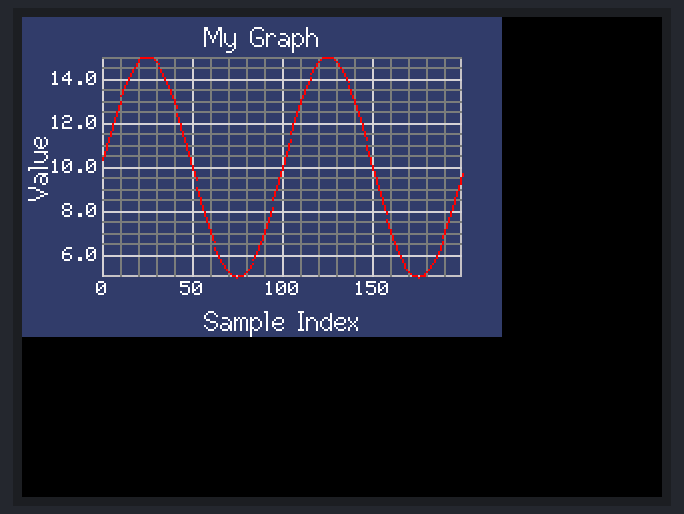
Simulated run of this sketch. Board: ESP32. On the bench: 320×240 colour display. Storage starts empty; what the sketch prints to the serial monitor is not drawn.

Above: at 1.5 s.
At 6.47 s:
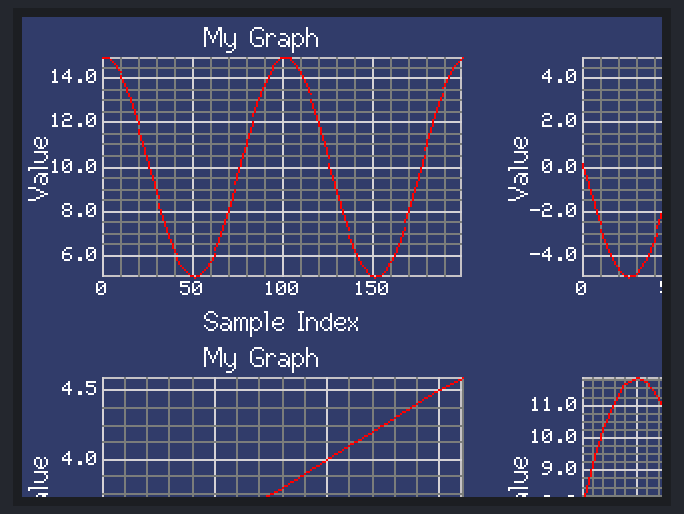
At 11.23 s:
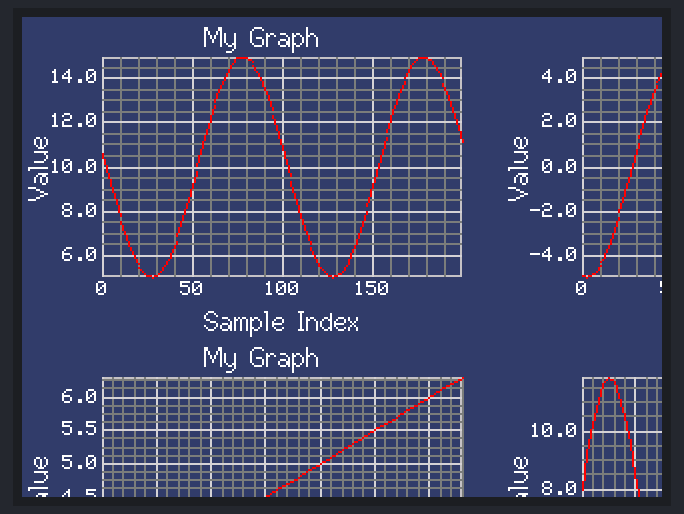
At 20.77 s:
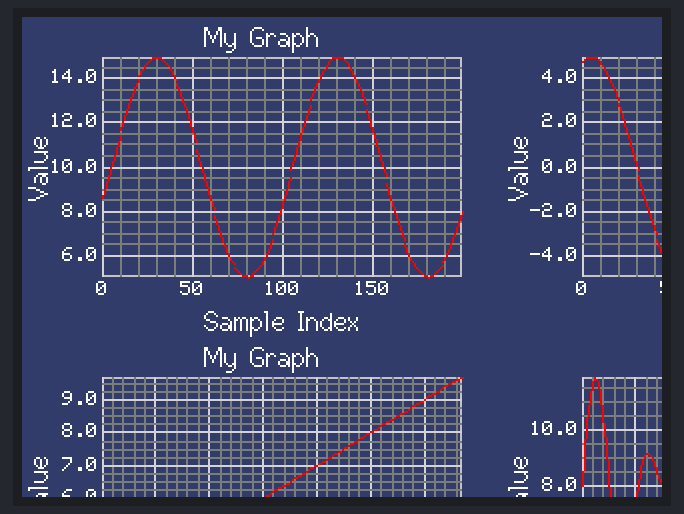
At 30.3 s:
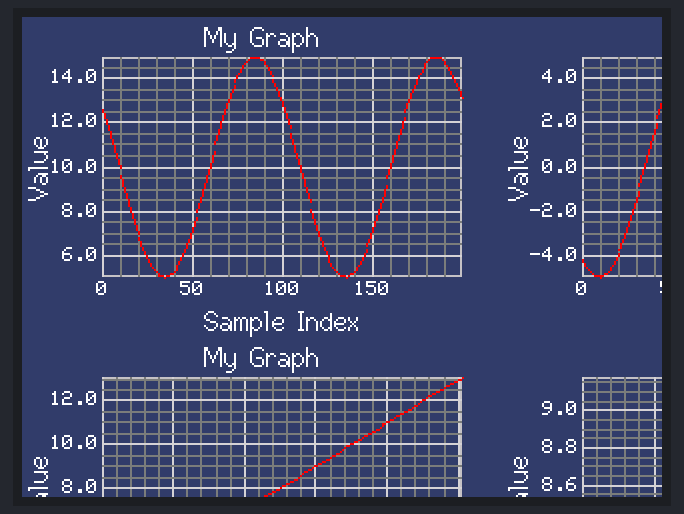
At 39.84 s:
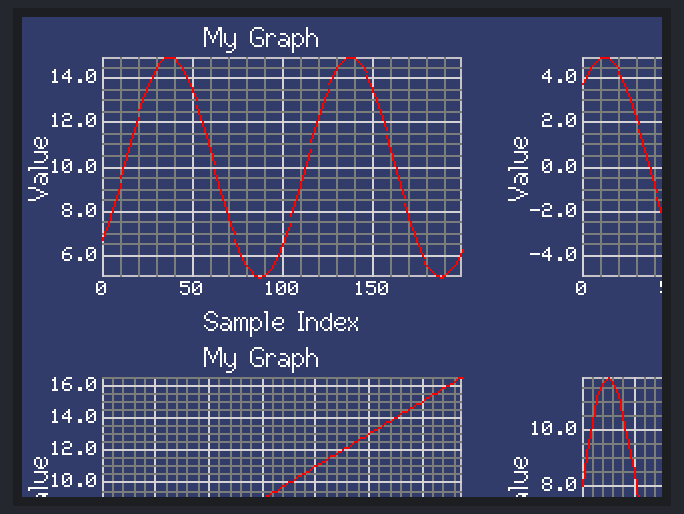

The sketch:

07_SDCard_Display_PlotGraph.ino
```cpp
// Define the SD Chip Select pin (must match wiring)
#define VSPI_PIN  // SD card is using VSPI and TFT is using HSPI

// Need to comment off #define MY_ILI9488 in User_Setup.h
//#define TFT_DISPLAY_1P8

#include <SPI.h>
#include <SD.h>
#include <TFT_eSPI.h>
TFT_eSPI tft = TFT_eSPI();

//#define USE_TFT_DISPLAY
#include "plot_graph.h"

#ifndef USE_TFT_DISPLAY
TFT_eSprite chartSprite(&tft);  // sprite object, not a pointer
// Max memory/heap 420*310*2 = 260,400
#define CHART_W 240  //420
#define CHART_H 160  //310
#endif


#ifdef VSPI_PIN
#define SD_SCLK_PIN 4
#define SD_MISO_PIN 5
#define SD_MOSI_PIN 6
#else
#define SD_SCLK_PIN 12
#define SD_MISO_PIN 13
#define SD_MOSI_PIN 11
#endif

#ifndef TFT_DISPLAY_1P8

#define SD_CS_PIN 7
#define SD_FREQUENCY 16000000  // 16MHz or 4MHz
#endif


#ifdef VSPI_PIN
SPIClass sdSPI(VSPI);
#else
SPIClass sdSPI(HSPI);
#endif

#ifndef M_PI
#define M_PI 3.14159265358979323846
#endif
#ifndef DEG2RAD
#define DEG2RAD (M_PI / 180.0)
#endif

#ifdef TFT_DISPLAY_1P8

#else

#endif

// Live data buffer (circular, here just a full array)
float data1[200], data2[200], data3[200], data4[200];

void setup() {
  Serial.begin(115200);
  delay(1000);


  // Initialize TFT Display
  Serial.println("Initializing TFT...");
  tft.init();
  tft.setRotation(2);

  tft.fillScreen(TFT_BLACK);
  tft.setTextColor(TFT_WHITE, TFT_BLACK);
  tft.setTextSize(2);
  tft.setCursor(0, 0);
  Serial.println("TFT ready...");
  tft.println("TFT ready...");

#ifndef TFT_DISPLAY_1P8
  // Explicitly bind SPI to your SPI pins BEFORE SD.begin()
  // SPI.begin(SD_SCLK_PIN, SD_MISO_PIN, SD_MOSI_PIN);
  sdSPI.begin(SD_SCLK_PIN, SD_MISO_PIN, SD_MOSI_PIN);  // SCK, MISO, MOSI

  Serial.println("Initializing SD card...");
  //if (!SD.begin(SD_CS_PIN, SPI, SD_FREQUENCY)) {
  if (!SD.begin(SD_CS_PIN, sdSPI, SD_FREQUENCY)) {
    Serial.println("SD Card initialization failed! Try again...");
    if (!SD.begin(SD_CS_PIN, sdSPI, SD_FREQUENCY)) {
      Serial.println("SD Card initialization failed!");
      while (1) delay(1000);  // Halt
    }
  }

  Serial.println("SD Card initialized successfully.");
  tft.println("SD Card OK");

  uint64_t cardSize = SD.cardSize() / (1024 * 1024);
  Serial.printf("SD Card Size: %lluMB\n", cardSize);
  //tft.printf("Size: %lluMB", cardSize);

  // *****************************************************
#endif

#ifdef TFT_DISPLAY_1P8

#else
tft.setRotation(1);  // Adjust rotation as needed
tft.fillScreen(TFT_BLACK);
#endif


  // fill data with different signals...
  for (int i = 0; i < 200; i++) data1[i] = 10 + 5 * sin(i * 0.1);
  for (int i = 0; i < 200; i++) data2[i] = 5 + 2 * cos(i * 0.2);
  for (int i = 0; i < 200; i++) data3[i] = 3 + i * 0.1;
  for (int i = 0; i < 200; i++) data4[i] = 8 + 4 * sin(i * 0.3) * cos(i * 0.05);

#ifndef USE_TFT_DISPLAY
  // Create a sprite the size of your chart area
  chartSprite.createSprite(CHART_W, CHART_H);  // e.g., top‑left quarter
  chartSprite.fillScreen(TFT_BLACK);           // clear sprite background if needed
#endif
  Serial.printf("Free 8-bit heap: %u\n", heap_caps_get_free_size(MALLOC_CAP_8BIT));
}

void waitForSerial() {

  // Clear the serial buffer so it doesn't instantly loop again
  while (Serial.available())
    Serial.read();
  Serial.println("Press <SEND> (or type a character) to advance...");
  // Wait here until a character is received over Serial
  while (!Serial.available())
    ;
}


void loop() {
  // Simulate incoming live data – update one element
  static int idx = 0, idx_3 = 0, idx_4 = 0;
  static float phase = 0.0;

  for (idx = 0; idx < 200; idx++) {
    data1[idx] = 10.0f + 5.0f * sin(phase + 2 * M_PI * idx / 100);  // 100 -> 2 cycles
    //Serial.printf(" idx= %d, S= %0.1f ", idx, data1[idx]);
  }
  //Serial.println("");

  for (idx = 0; idx < 200; idx++)
    data2[idx] = 5.0f * cos(phase + 2 * M_PI * idx / 100);  // 100 -> 2 cycles

#ifndef USE_TFT_DISPLAY
  // Call plotGraph using the SPRITE as the "display"
  //plotGraph(chartSprite, 0, 0, CHART_W, CHART_H, data1, 200);
  plotGraph(chartSprite, 0, 0, CHART_W, CHART_H, data1, 200);
  // Push the finished sprite to the display at (0,0)
  chartSprite.pushSprite(0, 0);


  // Call plotGraph using the SPRITE as the "display"
  plotGraph(chartSprite, 0, 0, CHART_W, CHART_H, data2, 200);

  // Push the finished sprite to the display at (0,0)
  chartSprite.pushSprite(CHART_W, 0);

  // chartSprite.deleteSprite();  // free RAM if you recreate each time

  // Call plotGraph using the SPRITE as the "display"
  plotGraph(chartSprite, 0, 0, CHART_W, CHART_H, data3, idx_3);

  // Push the finished sprite to the display at (0,0)
  chartSprite.pushSprite(0, CHART_H);

  // Call plotGraph using the SPRITE as the "display"
  plotGraph(chartSprite, 0, 0, CHART_W, CHART_H, data4, idx_4);

  // Push the finished sprite to the display at (0,0)
  chartSprite.pushSprite(CHART_W, CHART_H);


#else

  // plot directly to the screen, image will be flicky
  // need to comment out this above #define USE_SPRITE_ROTATE
  //plotGraph(tft, 0, 0, tft.width(), tft.height(), data1, 200);
  plotGraph(tft, 0, 0, tft.width(), tft.height(), data4, idx_4);
#endif

  phase += 5.0 * DEG2RAD;
  if (phase > 2 * M_PI) phase = 0.0;

  idx_3 += 1;
  if (idx_3 > 200) idx_3 = 0;
  idx_4 += 2;
  if (idx_4 > 200) idx_4 = 0;

  delay(50);
  // waitForSerial();
}
```

Source omitted: plot_graph.h (13369 bytes)
